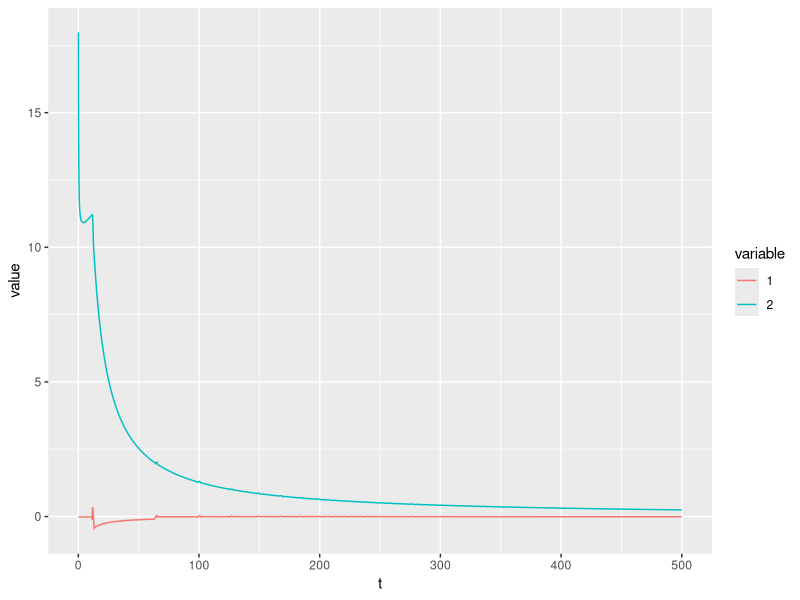

Here is the R script that generated this plot:
########################################################################
###    The Lyapunov Characteristic Exponents and their computation   ###
###                        By Ankai Liu                              ###
########################################################################
### Ref: The Lyapunov Characteristic Exponents and their computation ###
###                   By Charalampos Skokos                          ###
###                         page 44                                  ###
########################################################################

rm(list=ls())
library(deSolve)
library(reshape2)
library(ggplot2)
###########ODE decleration
DE_full <- function(t, state, parameters) {
  with(as.list(c(state, parameters)), {
    dS = (1-p)*u - b*S*I - u*S;
    dI = b*S*I - r*I - u*I;
    dS_l = (-b*I-u)*S_l - b*S*I_l;
    dI_l = b*I*S_l + (b*S-r-u)*I_l
    list(c(dS, dI, dS_l, dI_l))
  })
}

parameters <- c(p = 0.8, b = 200, u = 1/70, r = 20)
p <- parameters[1]
b <- parameters[2]
u <- parameters[3]
r <- parameters[4]
lambda1 <- -u; lambda1
lambda2 <- b*(1-p)-r-u; lambda2
namesofstates <- c('S','I','S_l','I_l')
initial <- c(S = 1, I = 1, S_l = 0, I_l = 0)
dim <- 2
####################
stepsize <- 0.01
begintime <- 0
endtime <- 500
itera_length <- 0.1
itera_num <- endtime/itera_length
itera_period <- seq(begintime,itera_length, by = stepsize)
discard_time <- 100 ## we discard time interval up to t=100
discard_period <- seq(begintime,begintime+discard_time, by =stepsize)
out <- ode(y = initial, times = discard_period, func = DE_full, parms = parameters)
initial <- out[nrow(out),-1]
#####################memory allocation
state <- data.frame(t(initial))
gamma <- data.frame(t= c(1:itera_num)*itera_length)
LE <- data.frame(t= c(1:itera_num)*itera_length)
for (i in c(1:dim)) {
  state <- rbind(state,t(initial))  
  state[i+1,dim+i] <- state[i+1,dim+i] + 1
  
  gamma <- cbind(gamma, NA)
  colnames(gamma)[i+1] <- i
  LE <- cbind(LE, NA)
  colnames(LE)[i+1] <- i
}
state <- state[-1,] 
rownames(state) <- c()
##main iteration
for (j in c(1:itera_num)) {
  orbit <- state[1,1:dim]
  for (i in c(1:dim)) {
    
    state[i,1:dim] <- orbit  #we force to stay on the same orbit
    out <- ode(y = setNames(as.numeric(state[i,]),namesofstates), 
               times = begintime+itera_length*(j-1)+itera_period, func = DE_full, parms = parameters)
    state[i,] <- out[nrow(out),-1]
  }
#  ##Gram-schmidt (We do not use QR here since it will normlize the basis)
#  tangent <- state[,(dim+1):ncol(state)]
#  if (dim>1) {
#    for (i in c(2:dim)) {
#      for (k in c(1:(i-1))){
#        tangent[i,] <- tangent[i,]-tangent[k,]*sum(tangent[i,]*tangent[k,])
#      }
#    }  
#  }
#  state[,(dim+1):ncol(state)] <- tangent
  ##Apply svd to estimate dominating mode as well as growth rate
  
  
  
  ##
  for (i in c(1:dim)) {
    gamma[j,i+1] <- sqrt(sum(state[i,(dim+1):ncol(state)]*state[i,(dim+1):ncol(state)]))
    LE[j,i+1] <- sum(log(gamma[1:j,i+1]))/(j*itera_length)
    state[i,(dim+1):ncol(state)] <- state[i,(dim+1):ncol(state)]/gamma[j,i+1]
  }
}
##plot
LE_long <- melt(LE, id = 't')
ggplot(LE_long, aes(x = t,y = value, color = variable)) + geom_line()
tail(LE$`1`)
tail(LE$`2`)


###test bench

period_full <- seq(begintime+discard_time,endtime, by =stepsize)
LE_validation <- data.frame(t = period_full)
for (i in c(1:dim)) {
  initial_validation <- initial
  initial_validation[(dim+1):length(initial)] <- as.numeric(state[i,(dim+1):ncol(state)])
  out <- ode(y = initial_validation, times = period_full, func = DE_full, parms = parameters)
  ##Here we log every thing first to avoid 'inf'
  tangent_validation <- log(abs(out[,-c(1:(dim+1))]))
  lambda_tamp <- (2*tangent_validation[,c(1:(dim))]) %*% rep(1,dim)/out[,1]

  print(i)
  print(tangent_validation[,1])
  print(lambda_tamp)
  LE_validation <- cbind(LE_validation, lambda_tamp)  
}

colnames(LE_validation) <- c('t',1:dim)
head(LE_validation)
tail(LE_validation)
